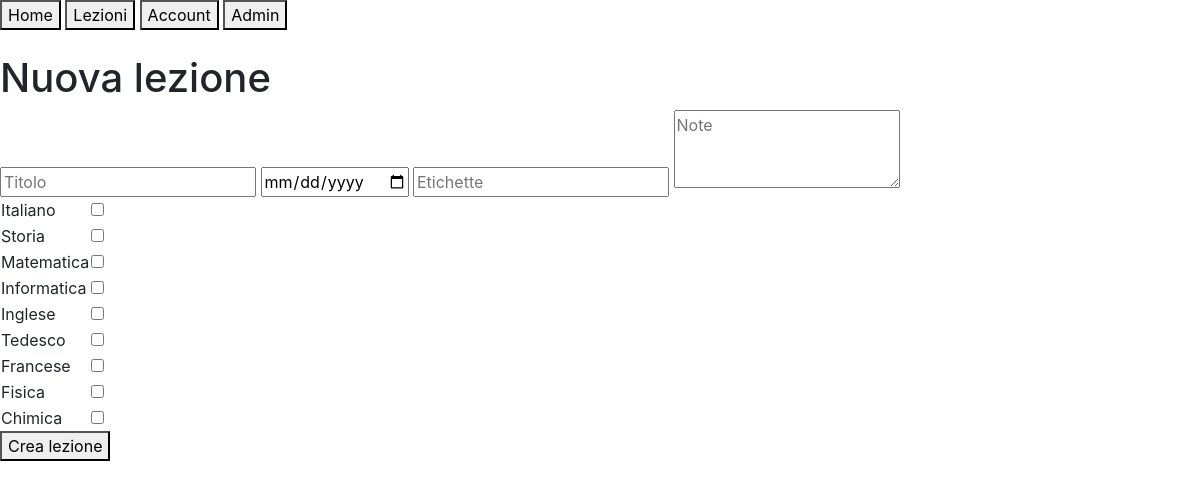
Screenshot of /src/nuovaLezione/index.php (signed in) with the database file from the repository.
### tables this page shows
CREATE TABLE `materie` (
  `id` int(15) NOT NULL AUTO_INCREMENT,
  `titolo` varchar(30),
  PRIMARY KEY (`id`)
);

### src/_database/connection.php (called while the page is built, shortened)
<?php
  include '../_classes/materia.php';
  function get_client_ip() {
      $ipaddress = '';
      if (getenv('HTTP_CLIENT_IP'))
          $ipaddress = getenv('HTTP_CLIENT_IP');
      else if(getenv('HTTP_X_FORWARDED_FOR'))
          $ipaddress = getenv('HTTP_X_FORWARDED_FOR');
      else if(getenv('HTTP_X_FORWARDED'))
          $ipaddress = getenv('HTTP_X_FORWARDED');
      else if(getenv('HTTP_FORWARDED_FOR'))
          $ipaddress = getenv('HTTP_FORWARDED_FOR');
      else if(getenv('HTTP_FORWARDED'))
         $ipaddress = getenv('HTTP_FORWARDED');
      else if(getenv('REMOTE_ADDR'))
          $ipaddress = getenv('REMOTE_ADDR');
      else
          $ipaddress = 'UNKNOWN';
      return $ipaddress;
  }
function logQuery($sql, $ip){
  $log = fopen("../_database/log.txt", "a");
  $sql = preg_replace('/\s+/', ' ', $sql);
}
  function query($sql, $className){
    $conn = new mysqli("localhost", "root", "", "lele");
    $tabella = array();
    $result = $conn->query($sql);
    if ($result->num_rows == 0) {
      return $tabella;
    } else while($row = $result->fetch_assoc()){
      if ($className == "utente") $oggetto = new Utente($row);
      elseif ($className == "lezione") $oggetto = new Lezione($row);
      elseif ($className == "tema") $oggetto = new Tema($row);
      elseif ($className == "materiale") $oggetto = new Materiale($row);
      elseif ($className == "materia") $oggetto = new Materia($row);
      elseif ($className == "etichetta") $oggetto = new Etichetta($row);
      array_push($tabella, $oggetto);
    }
    return $tabella;
  }
  include 'select.php';
?>

### src/_database/select.php (called while the page is built, shortened)
<?php
  function getMaterie(){
    $sql = "SELECT *
    FROM materie;";
    return query($sql, 'materia');
  }
?>

### src/_classes/materia.php (called while the page is built, shortened)
<?php
  class Materia {
    public function __construct($row){
      $this->row = $row;
      $this->id = $row['id'];
    }
  }
?>

### src/nuovaLezione/form.php (the view, shortened to what this page needs)
<h1>Nuova lezione</h1>
<form method="post">
  <input type="text" id="titolo" name="titolo" onchange="update(this.value)" placeholder="Titolo" required="required" maxlength="40">
  <input type="date" name="data" id="date">
  <input type="text" name="etichette" placeholder="Etichette">
  <textarea name="note" rows="3" placeholder="Note" maxlength="200"></textarea>
  <table>
    <?php $materie = getMaterie(); ?>
    <?php foreach ($materie as $materia): ?>
      <tr>
        <td><?php echo $materia->row['titolo'] ?></td>
        <td><input name="<?php echo $materia->id ?>" type="checkbox">
        </td>
      </tr>
    <?php endforeach; ?>
  </table>
  <button type="submit" id="submit">Crea lezione</button>
</form>

### rows the page displays
materie: titolo "Italiano"
materie: titolo "Storia"
materie: titolo "Matematica"
materie: titolo "Informatica"
materie: titolo "Inglese"
materie: titolo "Tedesco"
materie: titolo "Francese"
materie: titolo "Fisica"
materie: titolo "Chimica"
